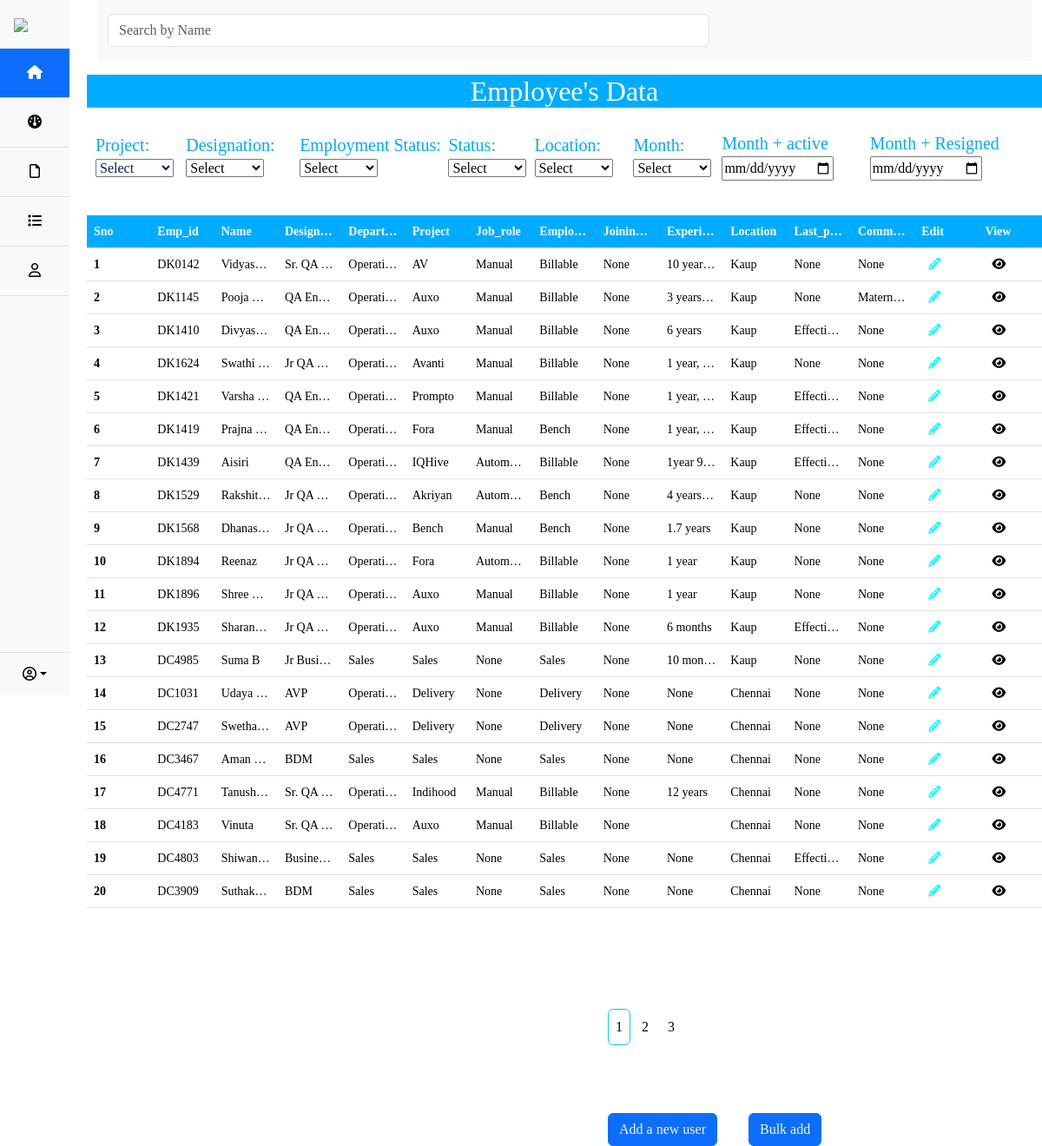
The page /home on the database its author committed.
### app.py (models this page shows)
class Employee(db.Model):
    Sno = db.Column(db.Integer, primary_key=True, autoincrement=True)
    Emp_id = db.Column(db.String(500))
    Name = db.Column(db.String(500))
    Designation = db.Column(db.String(500))
    Department = db.Column(db.String(500))
    Project = db.Column(db.String(500))
    Job_role = db.Column(db.String(500))
    Employment_status = db.Column(db.String(500))
    Joining_date = db.Column(db.String(500))
    Experience = db.Column(db.String(500))
    Location = db.Column(db.String(500))
    Last_promoted = db.Column(db.String(500))
    Comments = db.Column(db.String(500))
    employee_status=db.Column(db.String(500))

### app.py (the view)
@app.route("/home",methods=["GET","POST"])
def Home():
    pages=20
    if request.method=="POST":
        pages=int(request.form["page"])
        print(pages)
    page=request.args.get('page',1,type=int)
    data=Employee.query.paginate(page=page,per_page=pages)
    return render_template("index.html",data=data)

### app.py (called while the page is built)
@app.context_processor
def inject_total_employees():
    total_employees,active_employees,resigned_employees,total_resumes,hr_selected,current_year_count, last_year_count,Chennai_employees_count,kollu_employees_count,kaup_employees_count,tn_palyam_count=dashboard_function()
    return dict(total_employees=total_employees,active_employees=active_employees,resigned_employees=resigned_employees,total_resumes=total_resumes,hr_selected=hr_selected,current_year_count=current_year_count, last_year_count=last_year_count,Chennai_employees_count=Chennai_employees_count,kollu_employees_count=kollu_employees_count,kaup_employees_count=kaup_employees_count,tn_palyam_count=tn_palyam_count)

### templates/index.html (shortened to what this page needs)
<!doctype html>
<html lang="en">
  <head>
    <link href="https://cdn.jsdelivr.net/npm/bootstrap@5.3.2/dist/css/bootstrap.min.css" rel="stylesheet">
    <link rel="stylesheet" href="{{ url_for('static', filename='view.css') }}">
  </head>
  <body>
    <div class="first_div">
      {% include 'sidemenu.html'%}
      <div style="margin-left:100px;">
        <div class="container-fluid">
          <nav class="navbar navbar-expand-lg bg-body-tertiary">
            <div class="container">
              <div class="collapse navbar-collapse" id="navbarSupportedContent">
                <form class="d-flex col-8 my-2" role="search">
                  <input class="form-control me-2" type="search" id="search_bar" placeholder="Search by Name" aria-label="Search">
                </form>
              </div>
            </div>
          </nav>
        </div>
        <h2 class="filters_title my-3" >Employee's Data</h2>
        <div class="filter_div" style="margin-bottom: 30px;">
          <div class=" filter">
            <div >
              <label for="project" class="label">Project:</label>
              <select name="project" id="project" class="select_project">
                  <option value="">Select</option>
              </select>
          </div>
            <div>
              <label for="designation" class="label">Designation:</label>
              <select name="designation" id="designation">
                <option value="">Select</option>
              </select>
            </div>
            <div>
              <label for="employment_status" class="label">Employment Status:</label>
              <select name="employment_status" id="employment_status">
                <option value="">Select</option>
              </select>
            </div>
            <div>
              <label for="status" class="label">Status:</label>
              <select name="status" id="status">
                <option value="">Select</option>
              </select>
            </div>
            <div>
              <label for="location" class="label">Location:</label>
              <select name="location" id="location">
                <option value="">Select</option>
              </select>
            </div>
            <div>
              <label for="month_active_filter" class="select_month label" style="color: #00A9FF;">Month:</label>
              <select name="month_active" id="month_active_filter" class="select_month_value" onchange="filterByMonth('active')">
                <option value="">Select</option>
                </select>
            </div>
            <div>
              <label for="month_active" class="label" >Month + active</label>
              <input type="date" id="month_active_datepicker" oninput="filter('active')">
            </div>
            <div>
              <label for="month_resigned"   class="label">Month + Resigned</label>
              <input type="date" id="month_resigned_datepicker" oninput="filters('resigned')">
            </div>
          </div>
        </div>
        <div class="table my-4" >
          <table class="table highlighted_row">
            <thead>
              <tr>
                <th scope="col" class="table_header">Sno</th>
                <th scope="col" class="table_header" >Emp_id</th>
                <th scope="col" class="table_header">Name</th>
                <th scope="col" class="table_header">Designation</th>
                <th scope="col" class="table_header">Department</th>
                <th scope="col" class="table_header">Project</th>
                <th scope="col" class="table_header">Job_role</th>
                <th scope="col" class="table_header">Employment_status</th>
                <th scope="col" class="table_header">Joining_date</th>
                <th scope="col" class="table_header">Experience</th>
                <th scope="col" class="table_header">Location</th>
                <th scope="col" class="table_header">Last_promoted</th>
                <th scope="col" class="table_header">Comments</th>
                <th scope="col" class="table_header">Edit</th>
                <th scope="col" class="table_header">View</th>
              </tr>
            </thead>
            <tbody>
              {% for employee in data.items %}
              <tr {% if employee.employee_status == 'resigned' %}style="background-color: red;"{% endif %}>
                <th scope="row" >{{loop.index}}</th>
                <td class="emp_id" class="table-primary">{{employee.Emp_id}}</td>
                <td id="Name">{{employee.Name}}</td>
                <td id="Designation">{{employee.Designation}}</td>
                <td>{{employee.Department}}</td>
                <td id="Project">{{employee.Project}}</td>
                <td>{{employee.Job_role}}</td>
                <td id="employment_status">{{employee.Employment_status}}</td>
                <td id="joining_date">{{employee.Joining_date}}</td>
                <td>{{employee.Experience}}</td>
                <td id="employee_location">{{employee.Location }}</td>
                <td>{{employee.Last_promoted }}</td>
                <td>{{employee.Comments}}</td>
                <td><a class="icon-1" href="/update/{{employee.Sno}}"><i class="fa-solid fa-pencil mx-2"></i></a></td>
                <td><a class="icon-2" href="/view/{{employee.Sno}}"><i class="fa-solid fa-eye mx-2"></i></a></td>
              </tr>
              {% endfor %}
            </tbody>
          </table>
            <div style="display: flex; align-items: center;">
              <div style="margin-left:600px; margin-top:100px;" id="paginationLinks">
                {% for page_num in data.iter_pages(left_edge=1,right_edge=1,left_current=1,right_current=2) %}
                  {% if page_num %}
                    {% if data.page == page_num%}
                      <a class="btn btn-outline-info mb-4" href="{{url_for('Home',page=page_num,pages=pages)}}" >{{page_num}}</a>
                    {% else %}
                      <a class="btn btn- mb-4" href="{{url_for('Home',page=page_num,pages=pages)}}" >{{page_num}}</a>
                    {% endif %}
                  {% else%}
                    ...
                  {% endif %}
                {% endfor %}
              </div>
            </div>
        </div>
          <div style="display: flex; align-items: center; margin-left:200px;">
            <div>
              <a type="button" href="/add" class="btn btn-primary " style="margin-left:400px; margin-top:30px;margin-right:20px;">Add a new user</a>
            </div>
            <div>
              <a type="button" href="/bulk" class="btn btn-primary mx-3" style="margin-top:30px">Bulk add</a>
            </div>
          </div>
        </div>
      </div>
  </body>
</html>

### static/view.css (style rules this page uses)
* { font-family:"poppins"; }
a { text-decoration: none; color:red; }
.icon-1 { color: aqua; }
.icon-2 { color: black; }
.filter { display: flex; justify-content: space-around; align-items: center; }
.filters_title { background-color:#00ACFF; color:white; text-align: center; margin: 0; }
.select_project { color:#071952; }
.table .table_header { background-color:#00ACFF; color:white; }
.label { color:#00A9FF; font-size:20px; }
.btn { color:whitesmoke; }
.select_month { color: red; font-size:20px; }
* { margin: 0 ; }
.first_div { display: flex; justify-content: space-between; }
.filter_div { display: flex; flex-direction: column; justify-content: space-between; align-items: center; padding: 10px; }
select { width:90px; }

### templates/index.html (style rules this page uses)
.table { width: 100%; table-layout: fixed; }
.table td, .table th { font-size: 14px; white-space: nowrap; overflow: hidden; text-overflow: ellipsis; }

### rows shown on the page
Employee: Emp_id "DK0142", Name "Vidyas…", Designation "Sr. QA…", Department "Operati…", Project "AV", Job_role "Manual", Employment_status "Billable", Joining_date "None", Experience "10 year…", Location "Kaup", Last_promoted "None", Comments "None"
Employee: Emp_id "DK1145", Name "Pooja…", Designation "QA En…", Department "Operati…", Project "Auxo", Job_role "Manual", Employment_status "Billable", Joining_date "None", Experience "3 years…", Location "Kaup", Last_promoted "None", Comments "Matern…"
Employee: Emp_id "DK1410", Name "Divyas…", Designation "QA En…", Department "Operati…", Project "Auxo", Job_role "Manual", Employment_status "Billable", Joining_date "None", Experience "6 years", Location "Kaup", Last_promoted "Effecti…", Comments "None"
Employee: Emp_id "DK1624", Name "Swathi…", Designation "Jr QA…", Department "Operati…", Project "Avanti", Job_role "Manual", Employment_status "Billable", Joining_date "None", Experience "1 year,…", Location "Kaup", Last_promoted "None", Comments "None"
Employee: Emp_id "DK1421", Name "Varsha…", Designation "QA En…", Department "Operati…", Project "Prompto", Job_role "Manual", Employment_status "Billable", Joining_date "None", Experience "1 year,…", Location "Kaup", Last_promoted "Effecti…", Comments "None"
Employee: Emp_id "DK1419", Name "Prajna…", Designation "QA En…", Department "Operati…", Project "Fora", Job_role "Manual", Employment_status "Bench", Joining_date "None", Experience "1 year,…", Location "Kaup", Last_promoted "Effecti…", Comments "None"
Employee: Emp_id "DK1439", Name "Aisiri", Designation "QA En…", Department "Operati…", Project "IQHive", Job_role "Autom…", Employment_status "Billable", Joining_date "None", Experience "1year 9…", Location "Kaup", Last_promoted "Effecti…", Comments "None"
Employee: Emp_id "DK1529", Name "Rakshit…", Designation "Jr QA…", Department "Operati…", Project "Akriyan", Job_role "Autom…", Employment_status "Bench", Joining_date "None", Experience "4 years…", Location "Kaup", Last_promoted "None", Comments "None"
Employee: Emp_id "DK1568", Name "Dhanas…", Designation "Jr QA…", Department "Operati…", Project "Bench", Job_role "Manual", Employment_status "Bench", Joining_date "None", Experience "1.7 years", Location "Kaup", Last_promoted "None", Comments "None"
Employee: Emp_id "DK1894", Name "Reenaz", Designation "Jr QA…", Department "Operati…", Project "Fora", Job_role "Autom…", Employment_status "Billable", Joining_date "None", Experience "1 year", Location "Kaup", Last_promoted "None", Comments "None"
Employee: Emp_id "DK1896", Name "Shree…", Designation "Jr QA…", Department "Operati…", Project "Auxo", Job_role "Manual", Employment_status "Billable", Joining_date "None", Experience "1 year", Location "Kaup", Last_promoted "None", Comments "None"
Employee: Emp_id "DK1935", Name "Sharan…", Designation "Jr QA…", Department "Operati…", Project "Auxo", Job_role "Manual", Employment_status "Billable", Joining_date "None", Experience "6 months", Location "Kaup", Last_promoted "Effecti…", Comments "None"
Employee: Emp_id "DC4985", Name "Suma B", Designation "Jr Busi…", Department "Sales", Project "Sales", Job_role "None", Employment_status "Sales", Joining_date "None", Experience "10 mon…", Location "Kaup", Last_promoted "None", Comments "None"
Employee: Emp_id "DC1031", Name "Udaya…", Designation "AVP", Department "Operati…", Project "Delivery", Job_role "None", Employment_status "Delivery", Joining_date "None", Experience "None", Location "Chennai", Last_promoted "None", Comments "None"
Employee: Emp_id "DC2747", Name "Swetha…", Designation "AVP", Department "Operati…", Project "Delivery", Job_role "None", Employment_status "Delivery", Joining_date "None", Experience "None", Location "Chennai", Last_promoted "None", Comments "None"
Employee: Emp_id "DC3467", Name "Aman…", Designation "BDM", Department "Sales", Project "Sales", Job_role "None", Employment_status "Sales", Joining_date "None", Experience "None", Location "Chennai", Last_promoted "None", Comments "None"
Employee: Emp_id "DC4771", Name "Tanush…", Designation "Sr. QA…", Department "Operati…", Project "Indihood", Job_role "Manual", Employment_status "Billable", Joining_date "None", Experience "12 years", Location "Chennai", Last_promoted "None", Comments "None"
Employee: Emp_id "DC4183", Name "Vinuta", Designation "Sr. QA…", Department "Operati…", Project "Auxo", Job_role "Manual", Employment_status "Billable", Joining_date "None", Location "Chennai", Last_promoted "None", Comments "None"
Employee: Emp_id "DC4803", Name "Shiwan…", Designation "Busine…", Department "Sales", Project "Sales", Job_role "None", Employment_status "Sales", Joining_date "None", Experience "None", Location "Chennai", Last_promoted "Effecti…", Comments "None"
Employee: Emp_id "DC3909", Name "Suthak…", Designation "BDM", Department "Sales", Project "Sales", Job_role "None", Employment_status "Sales", Joining_date "None", Experience "None", Location "Chennai", Last_promoted "None", Comments "None"

### other values the page prints
{{ page_num }} "1"
{{ page_num }} "2" "3"
